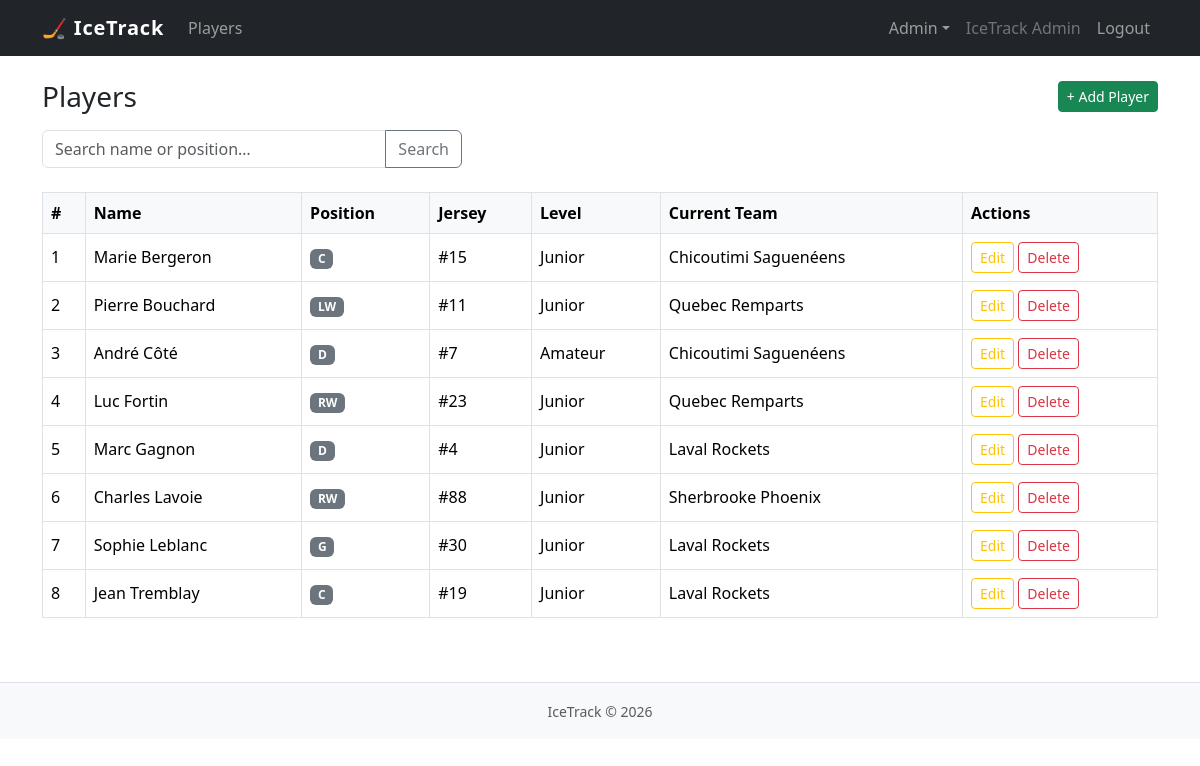
Screenshot of /pages/public/players.php (signed in) with the database file from the repository.
### tables this page shows
CREATE TABLE `players` (
  `player_id` BIGINT PRIMARY KEY NOT NULL AUTO_INCREMENT,
  `first_name` VARCHAR(100) NOT NULL,
  `last_name` VARCHAR(100) NOT NULL,
  `position` VARCHAR(20) NOT NULL,
  `jersey_number` INT,
  `level` VARCHAR(30),
  CONSTRAINT `chk_players_position` CHECK (position IN ('C', 'LW', 'RW', 'D', 'G')),
  CONSTRAINT `chk_players_jersey` CHECK (jersey_number IS NULL OR (jersey_number >= 0 AND jersey_number <= 99))
);

CREATE TABLE `teams` (
  `team_id` BIGINT PRIMARY KEY NOT NULL AUTO_INCREMENT,
  `name` VARCHAR(150) NOT NULL,
  `slug` VARCHAR(180) NOT NULL,
  `home_city` VARCHAR(150) NOT NULL
);

### pages/public/players.php (called while the page is built, shortened)
<?php
require_once BASE_PATH . '/lib/auth.php';
$db = get_db();
$search = trim($_GET['q'] ?? '');
if ($search !== '') {
    $like = '%' . $search . '%';
    $stmt = $db->prepare(
        'SELECT p.player_id, p.first_name, p.last_name, p.position, p.jersey_number, p.level, t.name AS team_name
         FROM players p
         LEFT JOIN player_team_memberships m ON m.player_id = p.player_id AND m.end_date IS NULL
         LEFT JOIN teams t ON t.team_id = m.team_id
         WHERE p.first_name LIKE ? OR p.last_name LIKE ? OR p.position LIKE ?
         ORDER BY p.last_name, p.first_name'
    );
    $stmt->execute([$like, $like, $like]);
} else {
    $stmt = $db->prepare(
        'SELECT p.player_id, p.first_name, p.last_name, p.position, p.jersey_number, p.level, t.name AS team_name
         FROM players p
         LEFT JOIN player_team_memberships m ON m.player_id = p.player_id AND m.end_date IS NULL
         LEFT JOIN teams t ON t.team_id = m.team_id
         ORDER BY p.last_name, p.first_name'
    );
    $stmt->execute();
}
$players = $stmt->fetchAll();
require BASE_PATH . '/views/public/players.php';

### lib/auth.php (called while the page is built, shortened)
<?php
function current_user(): ?array
{
    return $_SESSION['user'] ?? null;
}
function is_admin(): bool
{
    $user = current_user();
    return $user !== null && $user['role'] === 'admin';
}

### views/public/players.php (the view, shortened to what this page needs)
<?php require_once BASE_PATH . '/partials/header.php';
render_flash(); ?>
<div class="d-flex align-items-center justify-content-between mb-3">
  <h1 class="h3 mb-0">Players</h1>
  <?php if (is_admin()): ?>
    <a href="<?= BASE_URL ?>/pages/admin/players/create.php" class="btn btn-success btn-sm">
      + Add Player
    </a>
  <?php endif; ?>
</div>
<form method="get" action="" class="mb-4">
  <div class="input-group" style="max-width: 420px;">
    <input type="search" name="q" class="form-control" placeholder="Search name or position…"
      value="<?= htmlspecialchars($search, ENT_QUOTES, 'UTF-8') ?>">
    <button class="btn btn-outline-secondary" type="submit">Search</button>
  </div>
</form>
<?php if (empty($players)): ?>
  <div class="alert alert-info">No players found.</div>
<?php else: ?>
  <div class="table-responsive">
    <table class="table table-hover table-bordered align-middle">
      <thead>
        <tr>
          <th>#</th>
          <th>Name</th>
          <th>Position</th>
          <th>Jersey</th>
          <th>Level</th>
          <th>Current Team</th>
          <th>Actions</th>
        </tr>
      </thead>
      <tbody>
        <?php foreach ($players as $i => $p): ?>
          <tr>
            <td><?= $i + 1 ?></td>
            <td>
              <?= htmlspecialchars($p['first_name'] . ' ' . $p['last_name'], ENT_QUOTES, 'UTF-8') ?>
            </td>
            <td>
              <span class="badge bg-secondary">
                <?= htmlspecialchars($p['position'], ENT_QUOTES, 'UTF-8') ?>
              </span>
            </td>
            <td>
              <?= $p['jersey_number'] !== null ? '#' . (int) $p['jersey_number'] : '—' ?>
            </td>
            <td>
              <?= $p['level'] ? htmlspecialchars($p['level'], ENT_QUOTES, 'UTF-8') : '—' ?>
            </td>
            <td>
              <?= $p['team_name']
                ? htmlspecialchars($p['team_name'], ENT_QUOTES, 'UTF-8')
                : '<span class="text-muted">—</span>' ?>
            </td>
            <td>
              <?php if (is_admin()): ?>
                <a href="<?= BASE_URL ?>/pages/admin/players/edit.php?id=<?= (int) $p['player_id'] ?>"
                  class="btn btn-sm btn-outline-warning">Edit</a>
                <a href="<?= BASE_URL ?>/pages/admin/players/delete.php?id=<?= (int) $p['player_id'] ?>"
                  class="btn btn-sm btn-outline-danger">Delete</a>
              <?php endif; ?>
            </td>
          </tr>
        <?php endforeach; ?>
      </tbody>
    </table>
  </div>
<?php endif; ?>
<?php require_once BASE_PATH . '/partials/footer.php'; ?>

### partials/header.php (style rules this page uses)
.table th { background-color: #f8f9fa; }
body { padding-bottom: 4rem; }

### rows the page displays
players: first_name+last_name "Marie Bergeron", position "C", jersey_number "15", level "Junior", teams.name "Chicoutimi Saguenéens"
players: first_name+last_name "Pierre Bouchard", position "LW", jersey_number "11", level "Junior", teams.name "Quebec Remparts"
players: first_name+last_name "André Côté", position "D", jersey_number "7", level "Amateur", teams.name "Chicoutimi Saguenéens"
players: first_name+last_name "Luc Fortin", position "RW", jersey_number "23", level "Junior", teams.name "Quebec Remparts"
players: first_name+last_name "Marc Gagnon", position "D", jersey_number "4", level "Junior", teams.name "Laval Rockets"
players: first_name+last_name "Charles Lavoie", position "RW", jersey_number "88", level "Junior", teams.name "Sherbrooke Phoenix"
players: first_name+last_name "Sophie Leblanc", position "G", jersey_number "30", level "Junior", teams.name "Laval Rockets"
players: first_name+last_name "Jean Tremblay", position "C", jersey_number "19", level "Junior", teams.name "Laval Rockets"

### other values shown
$_user['display_name'] "IceTrack Admin"
